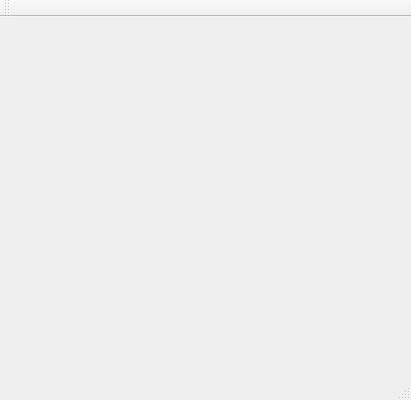
<?xml version="1.0" encoding="UTF-8"?>
<ui version="4.0">
 <class>QtWidgetsApplication2Class</class>
 <widget class="QMainWindow" name="QtWidgetsApplication2Class">
  <property name="geometry">
   <rect>
    <x>0</x>
    <y>0</y>
    <width>411</width>
    <height>400</height>
   </rect>
  </property>
  <property name="windowTitle">
   <string>QtWidgetsApplication2</string>
  </property>
  <widget class="QWidget" name="centralWidget">
   <widget class="QLabel" name="label">
    <property name="geometry">
     <rect>
      <x>120</x>
      <y>100</y>
      <width>151</width>
      <height>41</height>
     </rect>
    </property>
    <property name="text">
     <string/>
    </property>
   </widget>
  </widget>
  <widget class="QMenuBar" name="menuBar">
   <property name="geometry">
    <rect>
     <x>0</x>
     <y>0</y>
     <width>411</width>
     <height>21</height>
    </rect>
   </property>
  </widget>
  <widget class="QToolBar" name="mainToolBar">
   <attribute name="toolBarArea">
    <enum>TopToolBarArea</enum>
   </attribute>
   <attribute name="toolBarBreak">
    <bool>false</bool>
   </attribute>
  </widget>
  <widget class="QStatusBar" name="statusBar"/>
 </widget>
 <layoutdefault spacing="6" margin="11"/>
 <resources>
  <include location="QtWidgetsApplication2.qrc"/>
 </resources>
 <connections/>
</ui>
